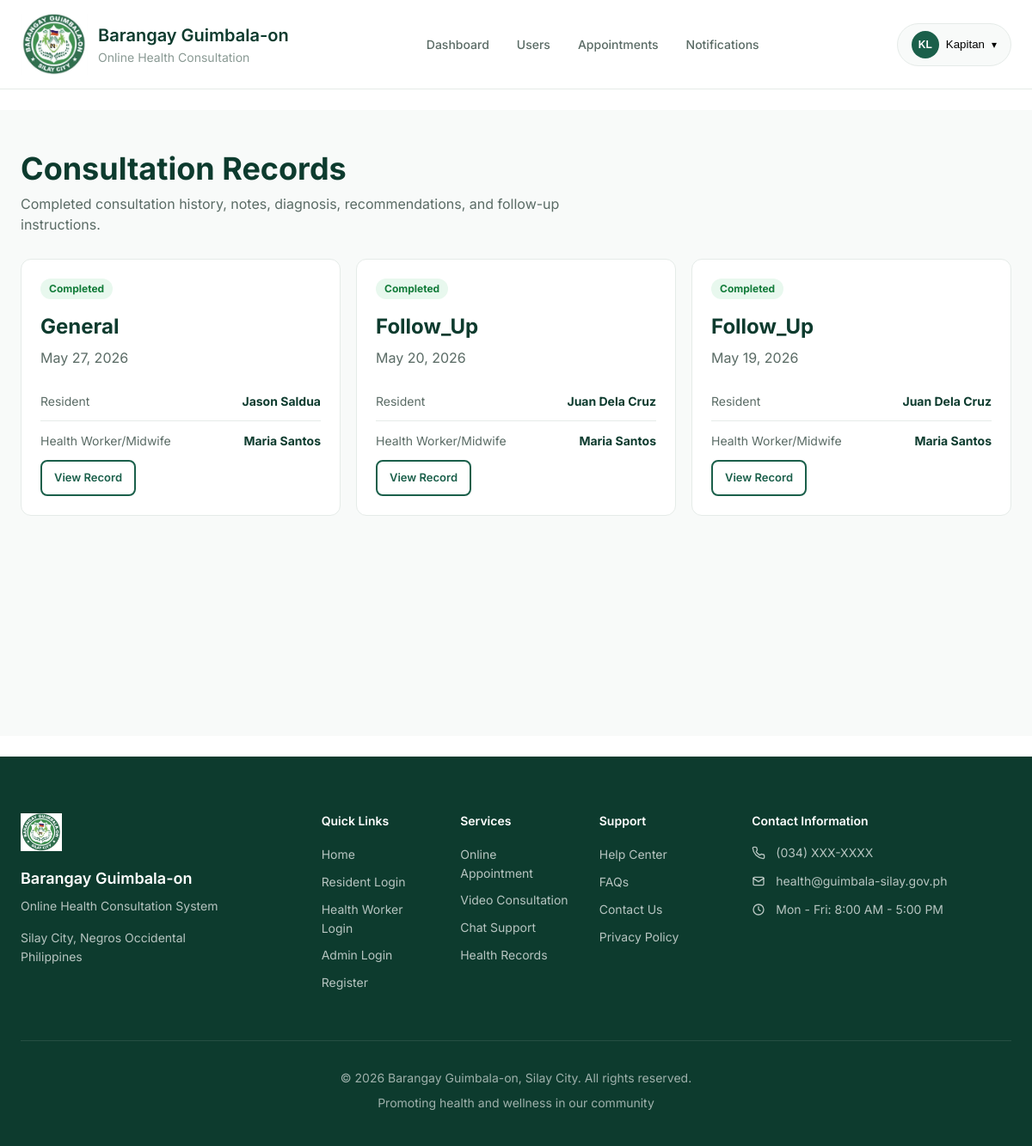
Page /appointments/records/ (signed in) on the committed database.
### accounts/models.py (models this page shows, shortened)
class User(AbstractUser):
    ROLE_CHOICES = [
        ('resident', 'Resident'),
        ('health_worker', 'Barangay Health Worker/Midwife'),
        ('admin', 'Admin'),
    ]
    username = None
    email = models.EmailField(_('email address'), unique=True)
    role = models.CharField(max_length=20, choices=ROLE_CHOICES, default='resident')
    phone_number = models.CharField(max_length=15, blank=True, null=True)
    address = models.TextField(blank=True, null=True)
    profile_picture = models.ImageField(upload_to='profile_pics/', blank=True, null=True)
    is_active = models.BooleanField(default=True)
    date_joined = models.DateTimeField(auto_now_add=True)
    last_updated = models.DateTimeField(auto_now=True)
    license_number = models.CharField(max_length=50, blank=True, null=True)
    specialization = models.CharField(max_length=100, blank=True, null=True)
    is_available = models.BooleanField(default=True)
    USERNAME_FIELD = 'email'
    REQUIRED_FIELDS = ['first_name', 'last_name']
    objects = UserManager()
    class Meta:
        verbose_name = 'User'
        verbose_name_plural = 'Users'
        ordering = ['-date_joined']
    def get_full_name(self):
        return f"{self.first_name} {self.last_name}".strip() or self.email
    @property
    def is_resident(self):
        return self.role == 'resident'
    @property
    def is_health_worker(self):
        return self.role == 'health_worker'
    @property
    def is_admin_user(self):
        return self.role == 'admin' or self.is_superuser

### appointments/models.py (models this page shows, shortened)
class ConsultationRecord(models.Model):
    appointment = models.OneToOneField(
        Appointment,
        on_delete=models.CASCADE,
        related_name='consultation_record'
    )
    resident = models.ForeignKey(
        settings.AUTH_USER_MODEL,
        on_delete=models.CASCADE,
        related_name='consultation_history',
        limit_choices_to={'role': 'resident'}
    )
    health_worker = models.ForeignKey(
        settings.AUTH_USER_MODEL,
        on_delete=models.CASCADE,
        related_name='provided_consultations',
        limit_choices_to={'role': 'health_worker'}
    )
    consultation_type = models.CharField(max_length=20)
    consultation_method = models.CharField(max_length=20)
    consultation_date = models.DateField()
    chief_complaint = models.TextField()
    symptoms_observed = models.TextField(blank=True, null=True)
    diagnosis = models.TextField(blank=True, null=True)
    treatment_provided = models.TextField(blank=True, null=True)
    medications_prescribed = models.TextField(blank=True, null=True)
    recommendations = models.TextField(blank=True, null=True)
    follow_up_required = models.BooleanField(default=False)
    follow_up_date = models.DateField(blank=True, null=True)
    follow_up_notes = models.TextField(blank=True, null=True)
    blood_pressure = models.CharField(max_length=20, blank=True, null=True)
    pulse_rate = models.PositiveIntegerField(blank=True, null=True)
    temperature = models.DecimalField(max_digits=4, decimal_places=1, blank=True, null=True)
    respiratory_rate = models.PositiveIntegerField(blank=True, null=True)
    weight_kg = models.DecimalField(max_digits=5, decimal_places=2, blank=True, null=True)
    attachments = models.FileField(
        upload_to='consultation_attachments/%Y/%m/',
        blank=True,
        null=True
    )
    created_at = models.DateTimeField(auto_now_add=True)
    updated_at = models.DateTimeField(auto_now=True)
    class Meta:
        ordering = ['-consultation_date']
        verbose_name = 'Consultation Record'
        verbose_name_plural = 'Consultation Records'

### appointments/views.py (the view)
# urls.py: path('records/', views.consultation_records_view, name='consultation_records'),
@login_required
def consultation_records_view(request):
    if request.user.is_resident:
        records = ConsultationRecord.objects.filter(resident=request.user)
    elif request.user.is_health_worker:
        records = ConsultationRecord.objects.filter(health_worker=request.user)
    elif request.user.is_admin_user:
        records = ConsultationRecord.objects.all()
    else:
        return redirect('accounts:dashboard_redirect')
    records = records.order_by('-consultation_date')
    context = {
        'records': records,
    }
    return render(request, 'appointments/consultation_records.html', context)

### notifications/context_processors.py (called while the page is built)
def notifications_count(request):
    if request.user.is_authenticated:
        unread_count = Notification.objects.filter(
            recipient=request.user,
            is_read=False
        ).count()
        return {
            'unread_notifications_count': unread_count,
            'has_unread_notifications': unread_count > 0,
        }
    return {
        'unread_notifications_count': 0,
        'has_unread_notifications': False,
    }

### appointments/templates/appointments/consultation_records.html (shortened to what this page needs)
﻿{% extends 'base.html' %}
{% block content %}
<section class="app-page">
    <div class="container">
        <div class="page-heading">
            <h1>Consultation Records</h1>
            <p>Completed consultation history, notes, diagnosis, recommendations, and follow-up instructions.</p>
        </div>
        <div class="record-grid">
            {% for record in records %}
            <article class="record-card hover-lift">
                <span class="status-badge status-completed">Completed</span>
                <h2>{{ record.consultation_type|title }}</h2>
                <p>{{ record.consultation_date|date:"F d, Y" }}</p>
                <div class="detail-list compact-list">
                    <div><span>Resident</span><strong>{{ record.resident.get_full_name }}</strong></div>
                    <div><span>Health Worker/Midwife</span><strong>{{ record.health_worker.get_full_name }}</strong></div>
                </div>
                <a href="{% url 'appointments:record_detail' record.pk %}" class="btn btn-outline btn-sm">View Record</a>
            </article>
            {% empty %}
            <div class="empty-state">
                <div class="empty-icon">&#128203;</div>
                <h3>No consultation records yet</h3>
                <p>Records are created when a health worker marks a consultation as completed.</p>
            </div>
            {% endfor %}
        </div>
    </div>
</section>
{% endblock %}

### templates/includes/navbar.html (shortened to what this page needs)
﻿{% load static %}
<nav class="navbar" id="navbar">
    <div class="container">
        <div class="navbar-content">
            <a href="{% url 'home' %}" class="navbar-logo">
                <div class="logo-icon">
                    <img src="{% static 'images/system-logo-v2.jfif' %}" alt="Barangay Guimbala-on Logo">
                </div>
                <div class="logo-text">
                    <span class="logo-title">Barangay Guimbala-on</span>
                    <span class="logo-subtitle">Online Health Consultation</span>
                </div>
            </a>
            <div class="navbar-nav desktop-nav">
                {% if user.is_authenticated %}
                    {% if user.is_resident %}
                        <a href="{% url 'accounts:resident_dashboard' %}" class="nav-link {% if request.resolver_match.url_name == 'resident_dashboard' %}active{% endif %}">
                            Dashboard
                        </a>
                        <a href="{% url 'appointments:create' %}" class="nav-link {% if request.resolver_match.url_name == 'create' %}active{% endif %}">
                            Book Appointment
                        </a>
                        <a href="{% url 'chat:list' %}" class="nav-link {% if request.resolver_match.url_name == 'list' %}active{% endif %}">
                            Messages
                        </a>
                        <a href="{% url 'notifications:list' %}" class="nav-link {% if request.resolver_match.url_name == 'list' %}active{% endif %}">
                            Notifications
                            {% if unread_notifications_count > 0 %}
                            <span class="nav-badge">{{ unread_notifications_count }}</span>
                            {% endif %}
                        </a>
                    {% elif user.is_admin_user %}
                        <a href="{% url 'accounts:admin_dashboard' %}" class="nav-link {% if request.resolver_match.url_name == 'admin_dashboard' %}active{% endif %}">
                            Dashboard
                        </a>
                        <a href="{% url 'accounts:user_list' %}" class="nav-link {% if request.resolver_match.url_name == 'user_list' %}active{% endif %}">
                            Users
                        </a>
                        <a href="{% url 'appointments:list' %}" class="nav-link {% if request.resolver_match.url_name == 'list' %}active{% endif %}">
                            Appointments
                        </a>
                        <a href="{% url 'notifications:list' %}" class="nav-link {% if request.resolver_match.url_name == 'list' %}active{% endif %}">
                            Notifications
                        </a>
                    {% endif %}
                {% else %}
                    <a href="{% url 'home' %}" class="nav-link {% if request.resolver_match.url_name == 'home' %}active{% endif %}">Home</a>
                    <a href="#services" class="nav-link">Services</a>
                    <a href="#how-it-works" class="nav-link">How It Works</a>
                    <a href="#contact" class="nav-link">Contact</a>
                {% endif %}
            </div>
            <div class="navbar-actions">
                {% if user.is_authenticated %}
                    <div class="user-menu dropdown">
                        <button class="user-menu-toggle dropdown-toggle" type="button">
                            <div class="user-avatar">
                                {% if user.profile_picture %}
                                    <img src="{{ user.profile_picture.url }}" alt="{{ user.get_full_name }}">
                                {% else %}
                                    <span>{{ user.first_name|first|upper }}{{ user.last_name|first|upper }}</span>
                                {% endif %}
                            </div>
                            <span class="user-name">{{ user.first_name }}</span>
                            <span class="dropdown-arrow" aria-hidden="true">▾</span>
                        </button>
                    </div>
                {% endif %}
            </div>
        </div>
    </div>
</nav>
<div class="navbar-spacer"></div>

### static/css/animations.css (style rules this page uses)
.hover-lift { transition: transform 0.25s ease, box-shadow 0.25s ease; }
html { scroll-behavior: smooth; }

### rows in the picture
User: first_name|first "K", last_name|first "L", first_name "Kapitan"
ConsultationRecord: consultation_type "General", consultation_date "May 27, 2026", resident.get_full_name "Jason Saldua", health_worker.get_full_name "Maria Santos"
ConsultationRecord: consultation_type "Follow_Up", consultation_date "May 20, 2026", resident.get_full_name "Juan Dela Cruz", health_worker.get_full_name "Maria Santos"
ConsultationRecord: consultation_type "Follow_Up", consultation_date "May 19, 2026", resident.get_full_name "Juan Dela Cruz", health_worker.get_full_name "Maria Santos"
